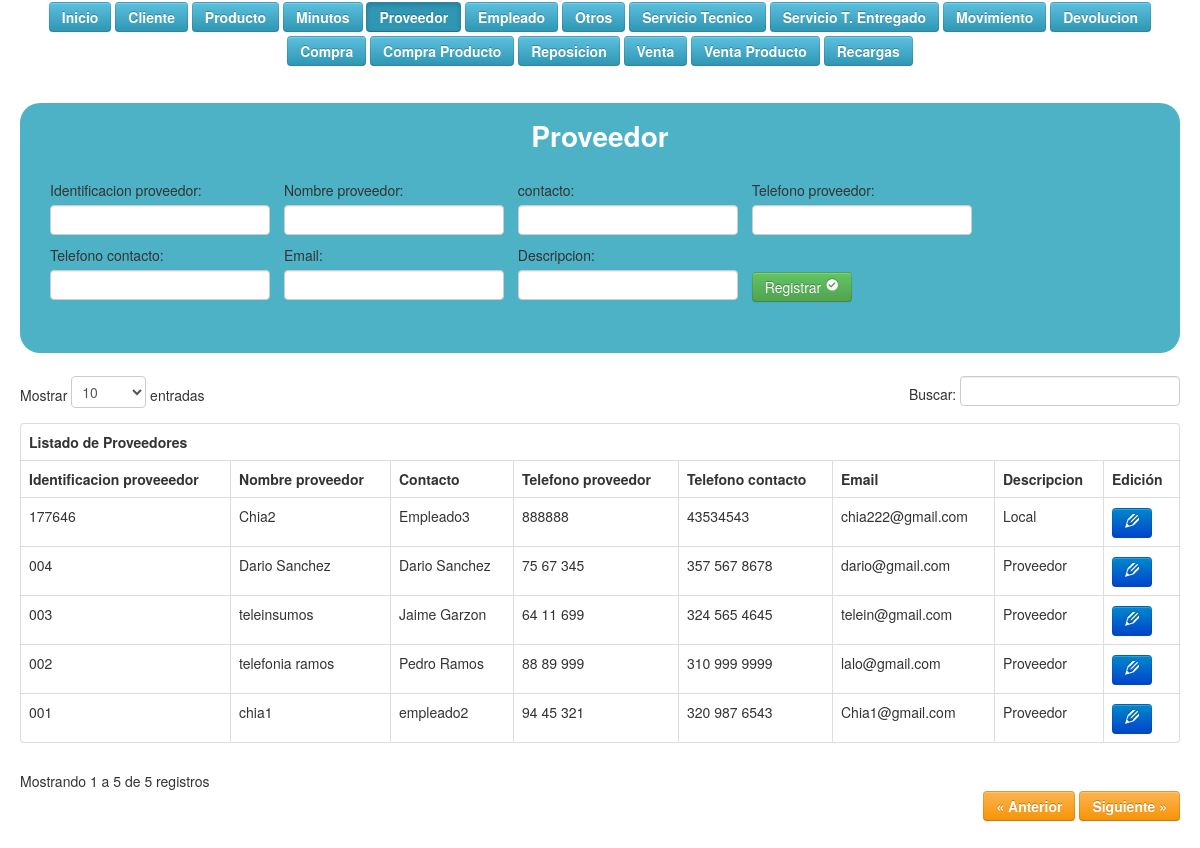
Page /vista/vproveedor.php on the committed database.
### tables this page shows
CREATE TABLE IF NOT EXISTS `tbproveedor` (
  `idproveedor` varchar(12) NOT NULL,
  `nombre` varchar(50) NOT NULL,
  `contacto` varchar(50) DEFAULT NULL,
  `telefono` varchar(20) NOT NULL,
  `telefono2` varchar(20) DEFAULT NULL,
  `email` varchar(30) DEFAULT NULL,
  `descripcion` varchar(10) NOT NULL
);

### controlador/cproveedor.php (called while the page is built, shortened)
<?php
	include('modelo/mproveedor.php');
	$proveedor = new Mproveedor();

### modelo/mproveedor.php (called while the page is built, shortened)
<?php
	include('controlador/conexion.php');
	include('functions.php');
	class Mproveedor extends Funciones
	{
		function consultar_proveedor()
		{
			$sql = "SELECT * FROM tbproveedor ORDER BY idproveedor DESC";
			 return $this->SeleccionDatos($sql);
		}
	}

### modelo/functions.php (called while the page is built, shortened)
<?php
	class Funciones {
        function SeleccionDatos($consulta)
        {
                $conexionBD = new conexion();
                $conexionBD -> conectarBD();
                $datos = $conexionBD -> ejeCon($consulta, 0);
                return $datos;
        }
        function formato_telefono_general($tel)
        {
                $tel = preg_replace('/[^0-9]/', '', $tel);
                if(strlen($tel) == 7){
                        $tel = preg_replace('/([0-9]{2})([0-9]{2})([0-9]{3})/', '$1 $2 $3', $tel);
                }
                 elseif(strlen($tel) == 10){
                        $tel = preg_replace('/([0-9]{3})([0-9]{3})([0-9]{4})/', '$1 $2 $3', $tel);
                }
                return $tel;
        }
}

### controlador/configuracion.php (called while the page is built)
<?php
	$serv_bd = "localhost";
	$usu_bd = "root";
	$pass_bd = "";
	$bd = "bdwold";
?>

### controlador/conexion.php (called while the page is built, shortened)
<?php
	class conexion {
		var $link;
		function conectarBD() {
			include("configuracion.php");
			$this -> link = mysqli_connect ($serv_bd, $usu_bd, $pass_bd);
			$bd2 = mysqli_select_db($this->link,$bd);
		}
		function ejeCon($con, $op) {
			$this -> resultado = mysqli_query($this->link,$con) or die("La consulta fallo: ". mysqli_error($this->link));
			if($op == 0) {
				while ($linea = mysqli_fetch_array($this -> resultado)) {
					$arrayResultado[] = $linea;
				}
			} else {
				$arrayResultado[] = 0;
			}
			$resarr = isset ($arrayResultado) ? $arrayResultado: NULL;
			if($resarr) {
				return $arrayResultado;
			}
		}
	}
?>

### vista/vproveedor.php (the view, shortened to what this page needs)
<!DOCTYPE html>
	<html lang="es">
	 <html class="no-js">
	   	<head>
	       	<link rel="stylesheet" href="css/normalize.css">
	       	<link rel="stylesheet" href="css/main.css">
	       	<link rel="stylesheet" href="css/bootstrap.css"/>
	       	<link rel="stylesheet" href="css/bootstrap-responsive.css"/>
	       	<link rel="stylesheet" href="css/tablaResponsive.css"/>
	       	<link rel="stylesheet" href="css/datatable.css"/>
	       	<link rel="stylesheet" href="css/estilo.css">
	       	<link rel="stylesheet" href="fonts/style.css">
	    </head>
		<body>
		    <div class="container-fluid">
			<div id="menu">
			  	<a href="index.php"><button type="button" class="btn btn-info m">Inicio</button></a>
			  	<a href="index.php?pag=2"><button type="button" class="btn btn-info m">Cliente</button></a>
			  	<a href="index.php?pag=3"><button type="button" class="btn btn-info m">Producto</button></a>
			  	<a href="index.php?pag=5"><button type="button" class="btn btn-info m">Minutos</button></a>
			  	<a href=""><button type="button" class="btn btn-info m active">Proveedor</button></a>
			  	<a href="index.php?pag=9"><button type="button" class="btn btn-info m">Empleado</button></a>
			  	<a href="index.php?pag=11"><button type="button" class="btn btn-info m">Otros</button></a>
			  	<a href="index.php?pag=13"><button type="button" class="btn btn-info m">Servicio Tecnico</button></a>
			  	<a href="index.php?pag=15"><button type="button" class="btn btn-info m">Servicio T. Entregado</button></a>
			  	<a href="index.php?pag=16"><button type="button" class="btn btn-info m">Movimiento</button></a>
			  	<a href="index.php?pag=18"><button type="button" class="btn btn-info m">Devolucion</button></a>
			  	<a href="index.php?pag=19"><button type="button" class="btn btn-info m">Compra</button></a>
			  	<a href="index.php?pag=20"><button type="button" class="btn btn-info m">Compra Producto</button></a>
			  	<a href="index.php?pag=21"><button type="button" class="btn btn-info m">Reposicion</button></a>
			  	<a href="index.php?pag=24"><button type="button" class="btn btn-info m">Venta</button></a>
			  	<a href="index.php?pag=26"><button type="button" class="btn btn-info m">Venta Producto</button></a>
			  	<a href="index.php?pag=31"><button type="button" class="btn btn-info m">Recargas</button></a>
			</div>
		    <div class="row-fluid">
		        <div class="span12">
		     	<?php include("controlador/cproveedor.php"); ?>
				<div class="container-fluid lol">
					<div class="eti">Proveedor</div>
    				<form action="" method="POST">
						<div class="form-group campo">
    				        <label for="">Identificacion proveedor:</label>
    				        <input type="text" class="form-control" name="idproveedor" required>
						</div>
						<div class="form-group campo">
    				        <label for="">Nombre proveedor:</label>
    				        <input type="text" class="form-control" name="nombre" required>
						</div>
						<div class="form-group campo">
    				        <label for="">contacto:</label>
    				        <input type="text" class="form-control" name="contacto">
						</div>
						<div class="form-group campo">
    				        <label for="">Telefono proveedor:</label>
    				        <input type="number" class="form-control" name="telefono" required >
						</div>
						<div class="form-group campo">
    				        <label for="">Telefono contacto:</label>
    				        <input type="number" class="form-control" name="telefono2">
						</div>
						<div class="form-group campo">
    				        <label for="">Email:</label>
    				        <input type="email" class="form-control" name="email">
						</div>
						<div class="form-group campo">
    				        <label for="">Descripcion:</label>
    				        <input type=text list=descripcion name="descripcion" required>
						</div>
		 				<div class="form-group campo"> <br>
            				<button type="submit" class="btn btn-success" value="Insertar">Registrar <span class="icon-checkmark"></span></button>
        				</div>
					</form>
				</div>
				<?php $consultaproveedor = $proveedor->consultar_proveedor(); ?>
					<div id='no-more-tables'>
						<table class="table table-bordered table-hover" id="example">
				  		<thead>
            				<tr>
            				    <th colspan="3">Listado de Proveedores</th>
            				</tr>
            				<tr>
            				    <th>Identificacion proveeedor</th>
								<th>Nombre proveedor</th>
								<th>Contacto</th>
								<th>Telefono proveedor</th>
								<th>Telefono contacto</th>
								<th>Email</th>
								<th>Descripcion</th>
								<th>Edición</th>
            				</tr>
        				</thead>
        				<tbody>
        				    <?php for($i=0;$i<count($consultaproveedor);$i++):
        				    ?>
								<tr>
									<td data-title='Identificacion proveeedor'><?= $consultaproveedor[$i]['idproveedor'] ?></td>
									<td data-title='Nombre proveedor'><?= $consultaproveedor[$i]['nombre'] ?></td>
									<td data-title='Contacto'><?= $consultaproveedor[$i]['contacto'] ?></td>
									<td data-title='Telefono proveedor'><?= $proveedor->formato_telefono_general($consultaproveedor[$i]['telefono']) ?></td>
									<td data-title='Telefono contacto'><?= $proveedor->formato_telefono_general($consultaproveedor[$i]['telefono2']) ?></td>
									<td data-title='Email'><?= $consultaproveedor[$i]['email'] ?></td>
									<td data-title='Descripcion'><?= $consultaproveedor[$i]['descripcion'] ?></td>
									<td data-title='Edición'><a href="index.php?pag=8&id=<?= $consultaproveedor[$i]['idproveedor'] ?>" class="btn btn-primary"><span class="icon-pencil2"></a></td>
								</tr>
							<?php endfor; ?>
        				</tbody>
						</table>
					</div>
		        	</div>
		      	</div>
				<br/><br/>
		    </div>
		</body>
	</html>

### css/main.css (style rules this page uses)
html, button, input, select, textarea { color: #222; }
body { font-size: 1em; line-height: 1.4; }

### css/datatable.css (style rules this page uses)
table { margin: 1em 0; clear: both; }

### css/estilo.css (style rules this page uses)
#menu { margin: auto; text-align: center; }
.m, a { color: #FFF; font-weight: bold; margin-bottom: 2px; margin-top: 2px; }
.eti { width: 100%; text-align: center; color: #FFF; font-size: 200%; font-weight: bolder; margin-bottom: 3%; border-radius: 12px; }
.lol { background-color: #4DB2C6; border-radius: 20px; margin-bottom: 2%; margin-top: 3%; padding-bottom: 2%; padding-top: 2%; }
.campo { display: inline-block; margin-left: 10px; vertical-align: middle; }

### rows in the picture
tbproveedor: idproveedor "177646", nombre "Chia2", contacto "Empleado3", telefono "888888", telefono2 "43534543", email "chia222@gmail.com", descripcion "Local"
tbproveedor: idproveedor "004", nombre "Dario Sanchez", contacto "Dario Sanchez", telefono "75 67 345", telefono2 "357 567 8678", email "dario@gmail.com", descripcion "Proveedor"
tbproveedor: idproveedor "003", nombre "teleinsumos", contacto "Jaime Garzon", telefono "64 11 699", telefono2 "324 565 4645", email "telein@gmail.com", descripcion "Proveedor"
tbproveedor: idproveedor "002", nombre "telefonia ramos", contacto "Pedro Ramos", telefono "88 89 999", telefono2 "310 999 9999", email "lalo@gmail.com", descripcion "Proveedor"
tbproveedor: idproveedor "001", nombre "chia1", contacto "empleado2", telefono "94 45 321", telefono2 "320 987 6543", email "Chia1@gmail.com", descripcion "Proveedor"
